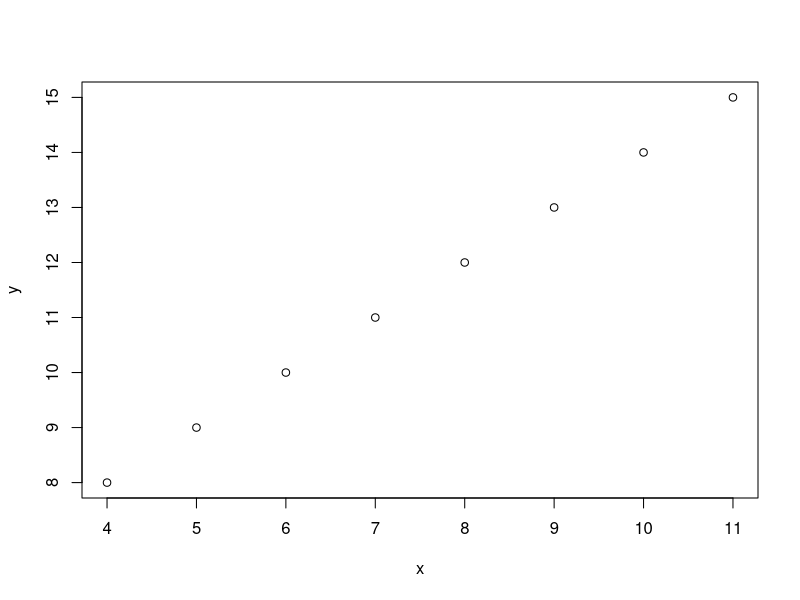
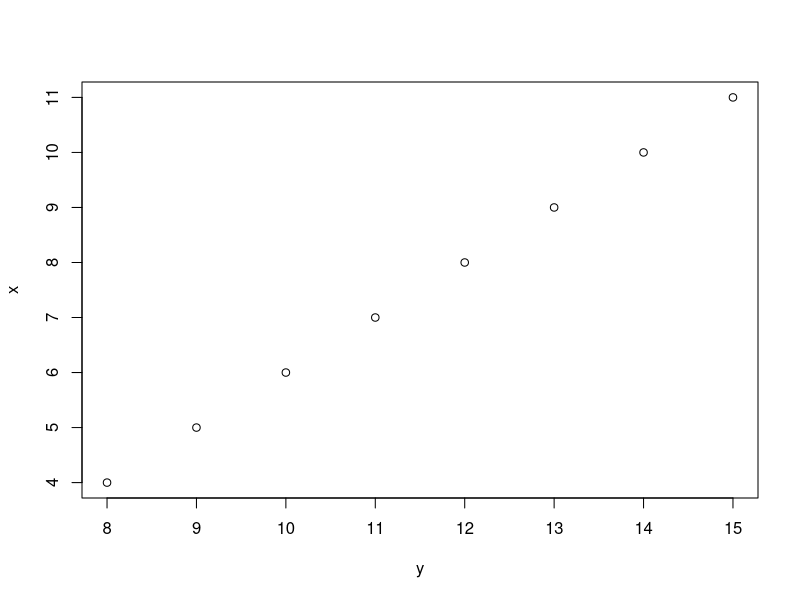
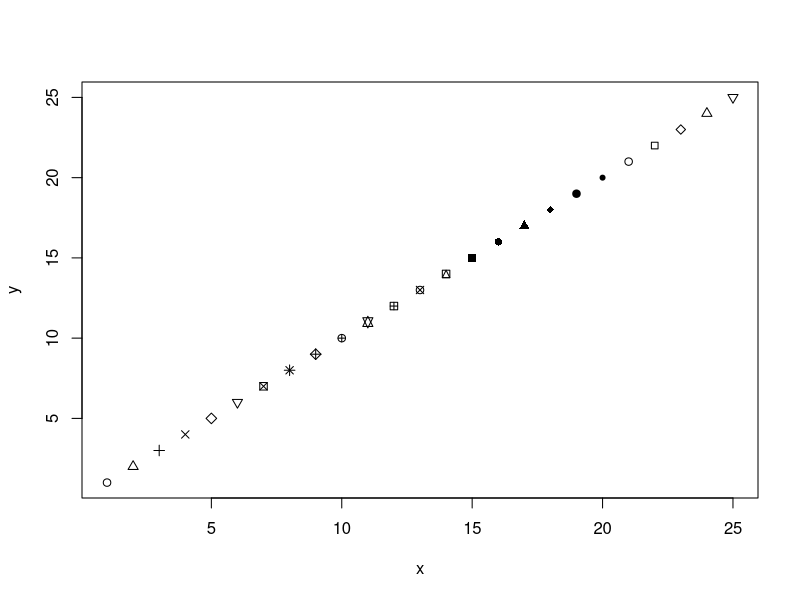
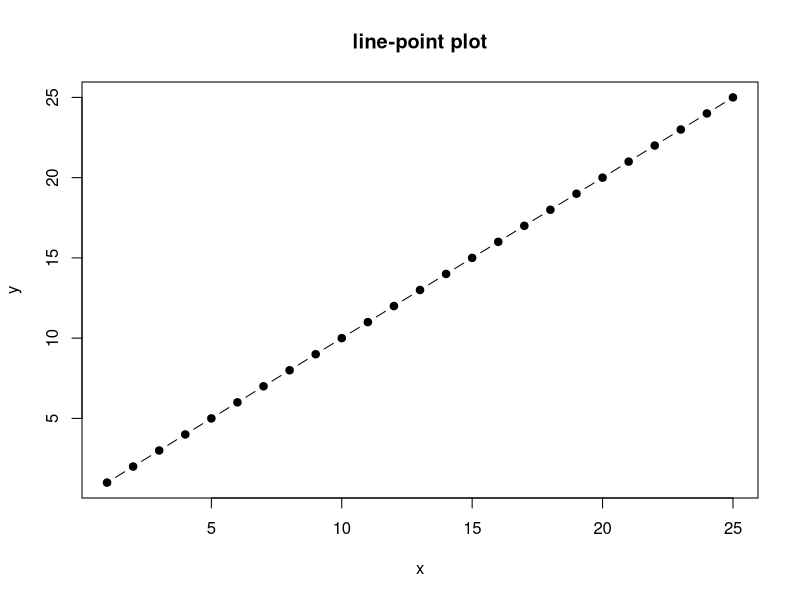
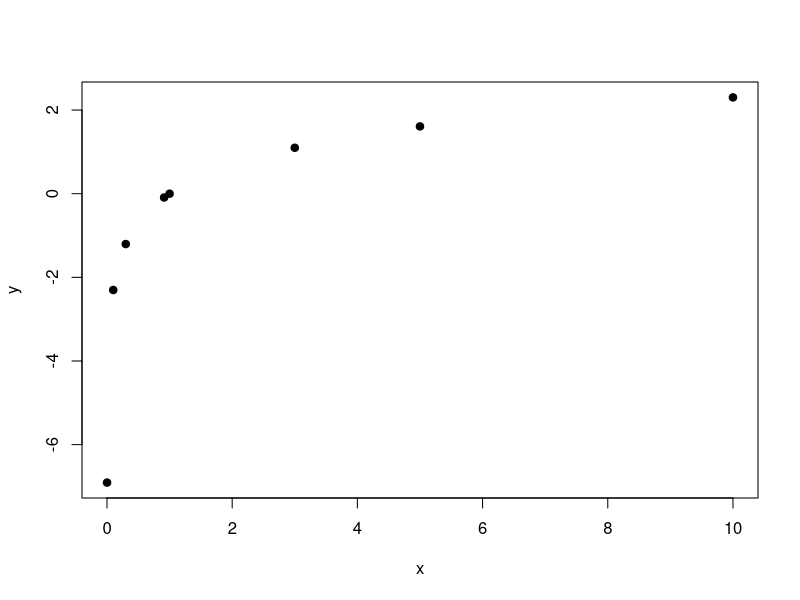
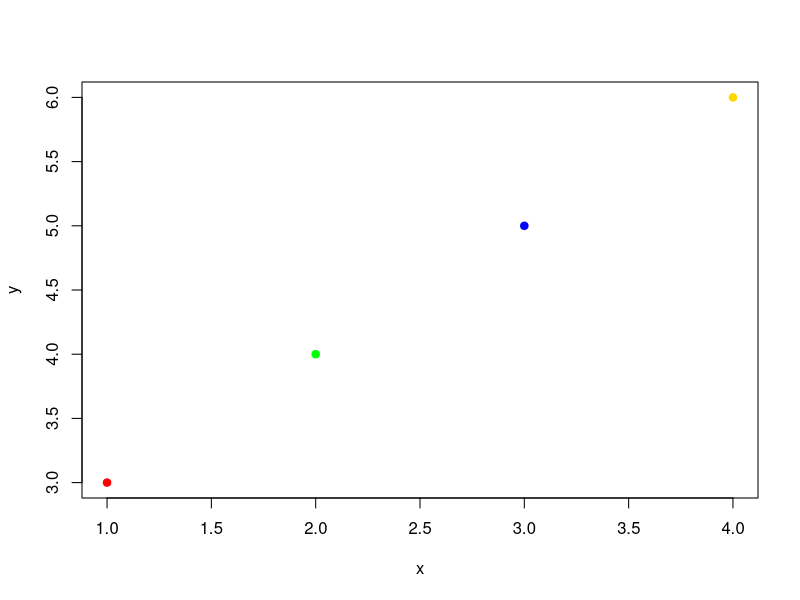

The R source for these figures, in order:
## ---- chunk 1
2+2
## ---- chunk 2
#3^2
3^2
pi
pi^2
3.141593 * 3.141593
## ---- chunk 3
#square 
3^2

5-2
5/2
5*3

#Q: 5 to the 3rd power? 
5^3

# * means times
5*5*5

#natural log, No 'ln'
log(pi)

#exponetial function
exp(pi)
exp(0)

#square-root
sqrt(pi)
sqrt(100)

#Q, 100 to the 1/2 power
100^0.5
## ---- chunk 4
 #these are arrays (vectors)
#x = seq(0,10, 0.1)
#x;
x <- 1:10;  # = means assignment, x will stay in memory
x; 
1:15 #no assignment, no results stay in memory
z <- 1:15
## ---- chunk 5
x = 3:10; 
x; 
length(x)  #length() is an function in R
#Q what does length() do? 


## ---- chunk 6
?seq
help(seq)
?length

## ---- chunk 7
x
x; 
#y;
## ---- chunk 8
x
x+1 #no assignment
x <- x + 1; # what happens to x?
#The difference bw theese two lines is an important computing concept
# x =x+1, assign a new value from righthandside to the lefthandside.
x;

#self exercises on self-assignment
# .... ... 

y = x+4
#simple plot
plot( y ~ x );
plot( x ~ y )
## ---- chunk 9
x = 1:25;
y = x; 
plot( y ~ x, pch=x); 
## ---- chunk 10
#plot( y ~ x, main="first plot" );
#plot( x ~ y, main="second plot" )
#?plot

#exercise
# modify plot( y ~ x ) to line plot
# by adding type into the command
# ... ... 
plot( y ~ x, main="line-point plot", type='b', pch=19 )


#this is another way of specifying an array
x = c( 0.1, 0.3, 1, 3, 5, 10, 0.001, 0.913 );
x
x[4:6]
x[2]
x[c(1,5,2)]

y = log(x);
plot( y ~ x, pch=19 );
## ---- chunk 11
mycolors = c("red", "green", "blue", "gold")
x = 1:4
y = x + 2
plot( y ~ x, col=mycolors, pch=19)
